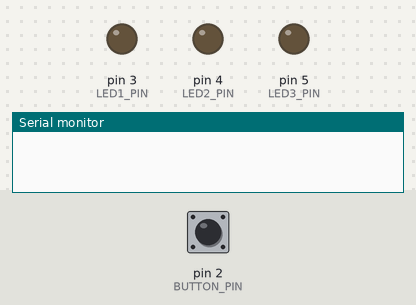
The sketch below on a simulated Arduino Uno, built with avr-gcc and run on an emulated ATmega328P. Parts: output pins drawn as LEDs (lit = HIGH), the last lines printed to the serial monitor. Inputs (shaded band) come from the test bench; at power-on: pin 2 (BUTTON_PIN) LOW.

Above: at 1.2 s.
1.3 s: pin 2 (BUTTON_PIN) pulled HIGH for 0.15 s
At 1.4 s:
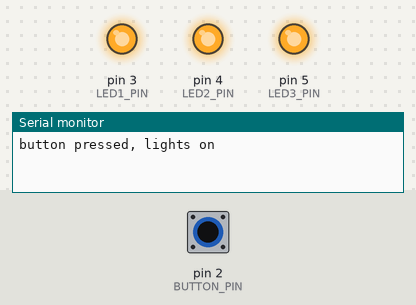
3.0 s: pin 2 (BUTTON_PIN) pulled HIGH for 3.2 s
At 6.9 s:
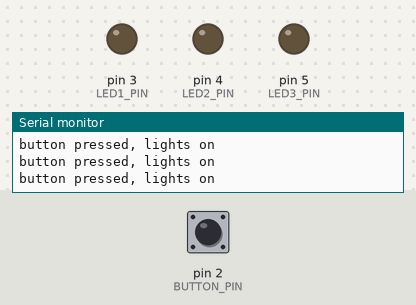
Timing chart, 0 to 8.4 s (numbered marks = the images above; inputs shaded):
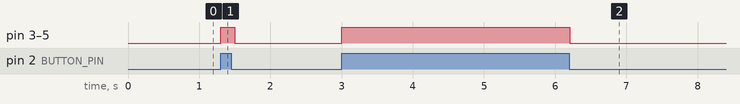

Measured:
- after the input at 1.3 s, pin 3 (LED1_PIN), pin 4 (LED2_PIN), pin 5 (LED3_PIN): LOW → HIGH at once, → LOW 0.20 s later
- after the input at 3.0 s, pin 3 (LED1_PIN), pin 4 (LED2_PIN), pin 5 (LED3_PIN): LOW → HIGH at once, → LOW 3.2 s later

The sketch:

socket-circuit.ino
```cpp
const int BUTTON_PIN = 2;
const int LED1_PIN = 3;
const int LED2_PIN = 4;
const int LED3_PIN = 5;

void setup() {
  Serial.begin(9600);
  pinMode(BUTTON_PIN, INPUT);
  pinMode(LED1_PIN, OUTPUT);
  pinMode(LED2_PIN, OUTPUT);
  pinMode(LED3_PIN, OUTPUT);
}

void loop() {
  if (digitalRead(BUTTON_PIN) == HIGH) {
    digitalWrite(LED1_PIN, HIGH);
    digitalWrite(LED2_PIN, HIGH);
    digitalWrite(LED3_PIN, HIGH);
    Serial.println("button pressed, lights on");
    delay(200); // Debounce
  } else {
    digitalWrite(LED1_PIN, LOW);
    digitalWrite(LED2_PIN, LOW);
    digitalWrite(LED3_PIN, LOW);
  }


}
```
